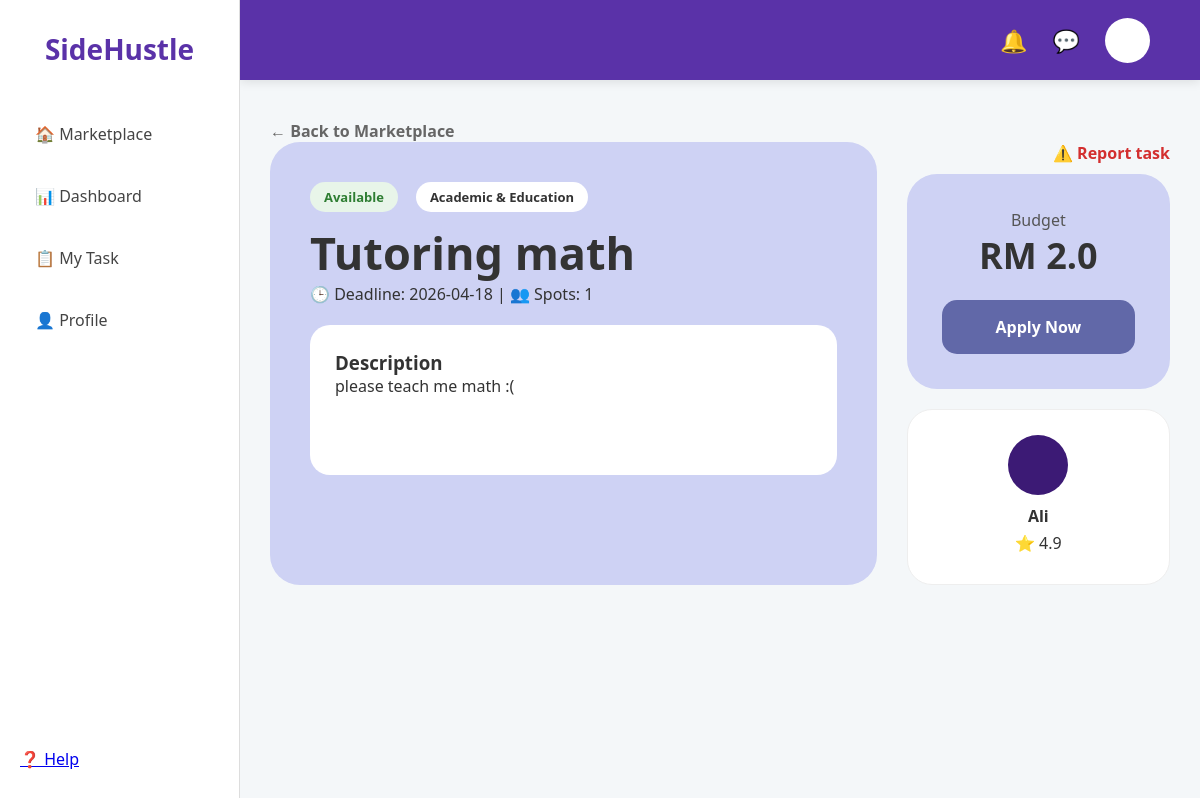
/task/1, run on the app's committed database.
### app.py (models this page shows)
class Task(db.Model):
    id = db.Column(db.Integer, primary_key=True)
    title = db.Column(db.String(100), nullable=False)
    price = db.Column(db.Float, nullable=False)
    description = db.Column(db.Text, nullable=False)
    category = db.Column(db.String(50), nullable=False)
    status = db.Column(db.String(20), default='Available')
    user = db.Column(db.String(50), default='Ali')
    rating = db.Column(db.Float, default=4.9)
    urgent = db.Column(db.Boolean, default=False)
    deadline = db.Column(db.String(50))
    capacity = db.Column(db.Integer, default=1)

### app.py (the view)
@app.route('/task/<int:task_id>')
def task_detail(task_id):
    task = Task.query.get_or_404(task_id)
    return render_template('task_detail.html', task=task)

### templates/task_detail.html (shortened to what this page needs)
<!DOCTYPE html>
<html>
<head>
    <link rel="stylesheet" href="{{ url_for('static', filename='style.css') }}">
</head>
<body>
    <div class="main-layout">
        <div class="sidebar">
            <div class="sidebar-top">
                <h2>SideHustle</h2>
                <div class="sidebar-menu">
                    <a href="/">🏠 Marketplace</a>
                    <a href="#">📊 Dashboard</a>
                    <a href="#">📋 My Task</a>
                    <a href="#">👤 Profile</a>
                </div>
            </div>
            <div class="sidebar-bottom">
                <a href="#" class="menu-item">❓ Help</a>
            </div>
        </div>
        <div class="top-nav">
            <div class="nav-icons">
                <span>🔔</span>
                <span>💬</span>
                <div class="profile-circle"></div>
            </div>
        </div>
        <div class="content">
            <a href="{{ url_for('marketplace') }}" class="back-link">← Back to Marketplace</a>
            <div style="display: flex; gap: 30px;">
                <div style="flex: 2; background: #ced2f4; padding: 40px; border-radius: 30px;">
                    <div style="display: flex; gap: 10px; margin-bottom: 10px;">
                        <span class="tag available-tag">{{ task.status }}</span>
                        <span class="tag" style="background: white;">{{ task.category }}</span>
                    </div>
                    <h1 style="font-size: 45px; margin: 0;">{{ task.title }}</h1>
                    <p>🕒 Deadline: {{ task.deadline }} | 👥 Spots: {{ task.capacity }}</p>
                    <div style="background: white; padding: 25px; border-radius: 20px; margin-top: 20px; min-height: 150px;">
                        <h3>Description</h3>
                        <p>{{ task.description }}</p>
                    </div>
                </div>
                <div style="flex: 1;">
                    <p style="text-align: right; color: #d32f2f; font-weight: bold; cursor: pointer; margin-bottom: 10px;">⚠️ Report task</p>
                    <div class="side-card">
                        <p style="margin: 0; color: #555;">Budget</p>
                        <h2 style="font-size: 36px;">RM {{ task.price }}</h2>
                        <a href="{{ url_for('apply', task_id=task.id) }}" class="btn-primary" style="background: #6168a8;">Apply Now</a>
                    </div>
                    <div style="text-align: center; margin-top: 20px; background: white; padding: 25px; border-radius: 25px; border: 1px solid #eee;">
                        <div style="width: 60px; height: 60px; background: #3c1a75; border-radius: 50%; margin: 0 auto 10px;"></div>
                        <p style="margin: 0;"><strong>{{ task.user }}</strong></p>
                        <p style="margin: 5px 0;">⭐ {{ task.rating }}</p>
                    </div>
                </div>
                </div>
            </div>
        </div>
</body>
</html>

### static/style.css (style rules this page uses)
* { box-sizing: border-box; margin: 0; padding: 0; }
body { font-family: 'Segoe UI', Roboto, Helvetica, Arial, sans-serif; background-color: #f4f7f9; color: #333; overflow-x: hidden; }
.main-layout { display: flex; }
.sidebar { width: 240px; height: 100vh; background: white; border-right: 1px solid #ddd; position: fixed; top: 0; left: 0; display: flex; flex-direction: column; justify-content: space-between; padding: 30px 20px; z-index: 3000; }
.sidebar h2 { color: #5a32a8; font-size: 28px; margin-bottom: 40px; text-align: center; }
.sidebar-menu a { display: block; padding: 15px; text-decoration: none; color: #444; font-weight: 500; border-radius: 12px; margin-bottom: 10px; transition: 0.3s; }
.top-nav { position: fixed; top: 0; left: 240px; right: 0; height: 80px; background-color: #5a32a8; display: flex; justify-content: flex-end; align-items: center; padding: 0 50px; z-index: 2000; box-shadow: 0 2px 10px rgba(0,0,0,0.1); }
.nav-icons { display: flex; align-items: center; gap: 25px; color: white; font-size: 22px; }
.profile-circle { width: 45px; height: 45px; background: white; border-radius: 50%; border: 2px solid rgba(255,255,255,0.3); cursor: pointer; }
.content { margin-left: 240px; margin-top: 80px; padding: 40px 30px; width: calc(100% - 240px); box-sizing: border-box; }
.tag { display: inline-block; padding: 6px 14px; border-radius: 20px; font-size: 13px; font-weight: bold; background: #f0f2f5; margin-right: 8px; }
.available-tag { background: #e8f5e9; color: #2e7d32; }
.btn-primary { display: block; width: 100%; background: #5a32a8; color: white; padding: 16px; text-align: center; border-radius: 15px; text-decoration: none; font-weight: bold; border: none; margin-top: 20px; cursor: pointer; transition: 0.2s; }
.back-link { text-decoration: none; color: #666; font-weight: bold; margin-bottom: 20px; }
.side-card { background: #ced2f4; padding: 35px; border-radius: 30px; text-align: center; display: flex; flex-direction: column; align-items: center; }

### data on the page
Task: status "Available", category "Academic & Education", title "Tutoring math", deadline "2026-04-18", capacity "1", description "please teach me math :(", price "2.0", user "Ali", rating "4.9"
